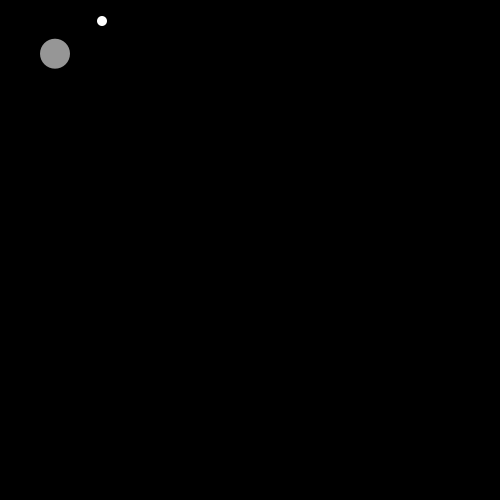
Frame 1 (no input)
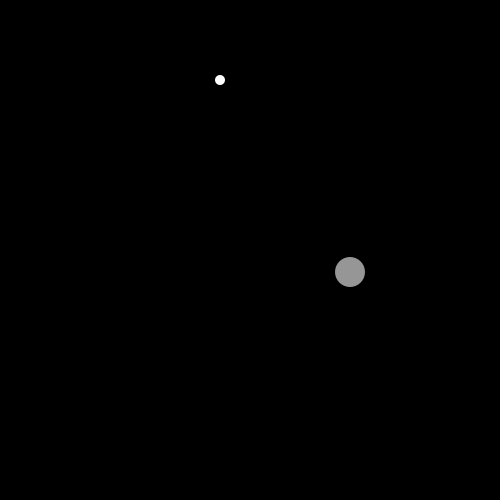
Frame 60 (the mouse pressed at the canvas centre just before this capture)
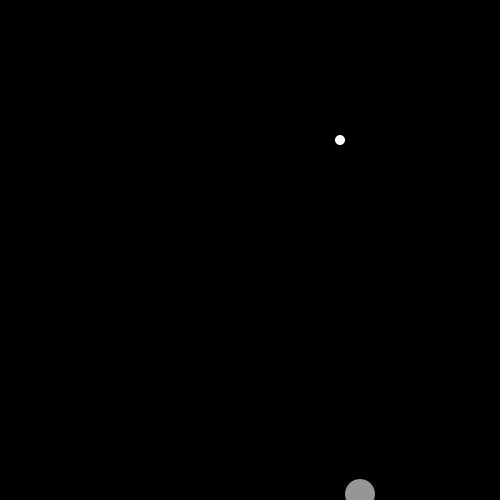
Frame 120 (the mouse held since frame 60 and released just before this capture)

The Processing sketch that drew these frames (run headless with seeded random() and noise(); from frame 60 on, the mouse is pressed at the canvas centre):

// Processing sketch: wk07_ex07_ClassesWithParameters
// ── wk07_ex07_ClassesWithParameters.pde
//wk07_ex07_ClassesWithParameters
//to create multiple instances with unique characteristics
//we need to pass unique variable values to each instance of the class object

//A global variable named my Ball is created of a datatype Ball
//notice it begins with an uppercase
Ball myBall1; 
Ball myBall2;

void setup() {
  size(500, 500);
  
  //initialize ball object with variable name and assign it to the constructor
  //do this in setup
  //place parameters inside the paretheses to be passed to the constructor
  //Ball(color tempC, float tempXpos, float tempYpos, float tempXspeed, float tempYspeed, float tempDia )
  myBall1= new Ball(150, 50, 50, 2.5, 3.7, 30); 
  myBall2= new Ball(255, 100, 20, 1, 1, 10);
}

void draw() {
  background(0);
  
  //name the instance var and then call a function from the class
  myBall1.move(); 
  myBall1.display();
  myBall2.move();
  myBall2.display();
}

//The class in a seperate tab use the same name and capitalize for 
//consistency and clarity

class Ball { 
  //assign variables for the class object  
  color c; 
  float xpos;
  float ypos;
  float xspeed;
  float yspeed;
  float dia;
  
  //THIS IS THE CONFUSING PART>>>>>>
  //The values are passed from the initializationin setup into a temp var which in turn is assigned to the
  //actual var used in the functions...YOU ALWAYS SET THIS UP THE EXACT SAME WAY
  Ball(color tempC, float tempXpos, float tempYpos, float tempXspeed, float tempYspeed, float tempDia ) { 
    c = tempC;
    xpos = tempXpos;
    ypos = tempYpos;
    xspeed = tempXspeed;
    yspeed = tempYspeed;
    dia = tempDia;
  }
  
  //function of the Ball class 
  void display() { 
    noStroke();
    fill(c);
    ellipse(xpos, ypos, dia, dia);
  }
  
  //function of the Ball class 
  void move() { 
    xpos = xpos + xspeed;
    ypos = ypos + yspeed;
    xpos = xpos + xspeed;
    if (xpos > width || xpos < 0) {
      xspeed = xspeed * -1;
    } else if (ypos > height || ypos < 0) {
      yspeed = yspeed * -1;
    }
  }
}
